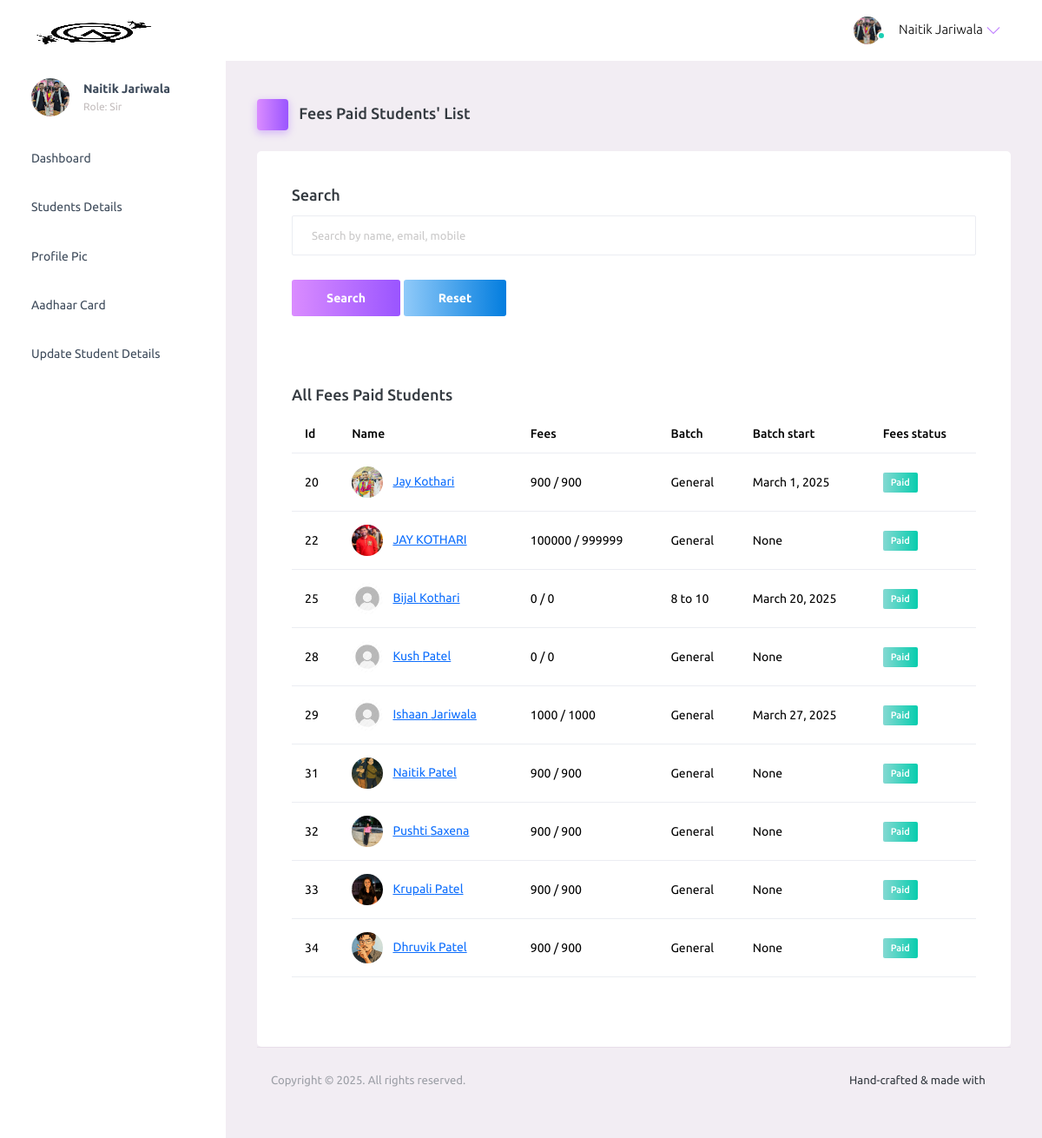
Screenshot of /mentor/fees_paid_list/ (signed in) with the database file from the repository.
### student/models.py (models this page shows, shortened)
class Student(models.Model):
    doc_choice = (
        ('Owner','Owner'),
        ('Sir','Sir'),
        ('Student','Student'),
    )
    first_name = models.CharField(max_length=30)
    last_name = models.CharField(max_length=30)
    birth_date = models.DateField(blank=True, null=True)
    email = models.EmailField(unique=True)
    mobile = models.CharField(max_length=10)
    parent_mobile = models.CharField(max_length=10)
    role = models.CharField(max_length=10, choices=doc_choice, default='Student')
    address = models.TextField()
    password = models.CharField(max_length=30)
    password_reset = models.BooleanField(default=False)
    verified = models.BooleanField(default=False)
    aadhar = models.CharField(max_length=12)
    aadhar_verified = models.BooleanField(default=False)
    aadhar_verified_by = models.CharField(max_length=30,blank=True,null=True)
    profile_qr = models.FileField(upload_to='profile_qr/',default='default/qr.png')
    profile_image = models.FileField(upload_to='profile/', default='default/profile.jpg')
    profile_image_verified = models.BooleanField(default=False)
    fees_amount = models.IntegerField(default=0)
    fees_paid = models.IntegerField(default=0)
    fees_status = models.BooleanField(default=False)
    fees_marker = models.CharField(max_length=30,blank=True,null=True)
    batch_name = models.CharField(max_length=30, blank=True, null=True, default='General')
    batch_start_date = models.DateField(blank=True, null=True)
    batch_end_date = models.DateField(blank=True, null=True)
    created_at = models.DateTimeField(auto_now_add=True)

### mentor/views.py (the view, shortened to what this page needs)
# urls.py: path('fees_paid_list/', views.fees_paid_list, name='fees_paid_list'),
def fees_paid_list(request):
    try:
        student = Student.objects.get(email=request.session['email'])
        if student.role == 'Student':
            return render(request, 'login.html', {'msg': 'You are not authorized to access this page'})
        students = Student.objects.filter(fees_status=True)
        return render(request, 'fees_paid_list.html', {'students': students, 'student': student})
    except:
        return render(request, 'login.html')

### mentor/templates/fees_paid_list.html (shortened to what this page needs)
{% extends 'header.html' %}
{% load static %}
{% block content %}
<div class="main-panel">
  <div class="content-wrapper">
    <div class="page-header">
      <h3 class="page-title">
        <span class="page-title-icon bg-gradient-primary text-white me-2">
          <i class="mdi mdi-home"></i>
        </span> Fees Paid Students' List
      </h3>
    </div>
    <div class="row">
      <div class="col-12 grid-margin">
        <div class="card">
          <div class="card-body">
            <h4 class="card-title">Search</h4>
            <form method="POST" action="{% url 'fees_paid_list' %}">
              <div class="form-group">
                <input type="text" class="form-control" id="search" name="search" placeholder="Search by name, email, mobile">
              </div>
              <button type="submit" class="btn btn-gradient-primary mr-2">Search</button>
              <a href="{% url 'fees_paid_list' %}" class="btn btn-gradient-info">Reset</a>
            </form>
          </div>
    <div class="row">
      <div class="col-12 grid-margin">
        <div class="card">
          <div class="card-body">
            {% if msg %}
            <h4 class="card-title">{{msg}}</h4>
            <h4 class="card-title">Total "<span style="color: rgb(78, 133, 216);">{{students.count}}</span>" results found</h4>
            {% else %}
            <h4 class="card-title">All Fees Paid Students</h4>
            {% endif %}
            <div class="table-responsive">
              <table class="table">
                <thead>
                  <tr>
                    <th> Id </th>
                    <th> Name </th>
                    <th> Fees </th>
                    <th> Batch </th>
                    <th> Batch start </th>
                    <th> Fees status </th>
                  </tr>
                </thead>
                <tbody>
                  {% for one in students %}
                  <tr>
                    <td>{{one.id}}</td>
                    <td>
                      <img src="{{one.profile_image.url}}" style="object-fit: cover;" class="me-2" alt="image"> <a href="{% url 'update_fees_details' one.id %}">{{one.first_name}} {{one.last_name}}</a>
                    </td>
                    <td> {{one.fees_paid}} / {{one.fees_amount}} </td>
                    <td> {{one.batch_name}} </td>
                    <td>{{one.batch_start_date}}</td>
                    <td>
                      {% if one.fees_status %}
                      <label class="badge badge-gradient-success">Paid</label>
                      {% else %}
                      <label class="badge badge-gradient-danger">Unpaid</label>
                      {% endif %}
                    </td>
                  </tr>
                  {% endfor %}
                </tbody>
              </table>
            </div>
          </div>
        </div>
      </div>
    </div>
  </div>
  <footer class="footer">
    <div class="d-sm-flex justify-content-center justify-content-sm-between">
      <span class="text-muted text-center text-sm-left d-block d-sm-inline-block">Copyright © 2025. All rights reserved.</span>
      <span class="float-none float-sm-right d-block mt-1 mt-sm-0 text-center">Hand-crafted & made with <i class="mdi mdi-heart text-danger"></i></span>
    </div>
  </footer>
</div>
{% endblock %}

### mentor/templates/header.html (shortened to what this page needs)
{% load static %}
<!DOCTYPE html>
<html lang="en">
  <head>
    <link rel="stylesheet" href="{% static 'assets/vendors/mdi/css/materialdesignicons.min.css' %}">
    <link rel="stylesheet" href="{% static 'assets/vendors/ti-icons/css/themify-icons.css' %}">
    <link rel="stylesheet" href="{% static 'assets/vendors/css/vendor.bundle.base.css' %}">
    <link rel="stylesheet" href="{% static 'assets/vendors/font-awesome/css/font-awesome.min.css' %}">
    <link rel="stylesheet" href="{% static 'assets/vendors/font-awesome/css/font-awesome.min.css' %}" />
    <link rel="stylesheet" href="{% static 'assets/vendors/bootstrap-datepicker/bootstrap-datepicker.min.css' %}">
    <link rel="stylesheet" href="{% static 'assets/css/style.css' %}">
  </head>
  <body>
    {% if student.role == "Sir" or student.role == "Owner" %}
    <div class="container-scroller">
      <nav class="navbar default-layout-navbar col-lg-12 col-12 p-0 fixed-top d-flex flex-row">
        <div class="text-center navbar-brand-wrapper d-flex align-items-center justify-content-center" style="object-fit: cover; overflow: hidden; ">
          <a class="navbar-brand brand-logo" href="{% url 'mentor-index' %}"><img src="{% static 'assets/images/logo.png' %}" alt="logo"  /></a>
        </div>
        <div class="navbar-menu-wrapper d-flex align-items-stretch">
          <button class="navbar-toggler navbar-toggler align-self-center" type="button" data-toggle="minimize">
            <span class="mdi mdi-menu"></span>
          </button>
          <ul class="navbar-nav navbar-nav-right">
            <li class="nav-item nav-profile dropdown">
              <a class="nav-link dropdown-toggle" id="profileDropdown" href="#" data-bs-toggle="dropdown" aria-expanded="false">
                <div class="nav-profile-img">
                  <img src="{{student.profile_image.url}}" style="object-fit: cover;" alt="image">
                  <span class="availability-status online"></span>
                </div>
                <div class="nav-profile-text">
                  <p class="mb-1 text-black">{{student.first_name}} {{student.last_name}}</p>
                </div>
              </a>
            </li>
          </ul>
        </div>
      </nav>
      <div class="container-fluid page-body-wrapper">
        <nav class="sidebar sidebar-offcanvas" id="sidebar">
          <ul class="nav">
            <li class="nav-item nav-profile">
              <a href="#" class="nav-link">
                <div class="nav-profile-image">
                  <img src="{{student.profile_image.url}}" style="object-fit: cover;" alt="profile" />
                </div>
                <div class="nav-profile-text d-flex flex-column">
                  <span class="font-weight-bold mb-2">{{student.first_name}} {{student.last_name}}</span>
                  <span class="text-secondary text-small">Role: {{student.role}}</span>
                </div>
                <i class="mdi mdi-bookmark-check text-success nav-profile-badge"></i>
              </a>
            </li>
            <li class="nav-item">
              <a class="nav-link" href="{% url 'mentor-index' %}">
                <span class="menu-title">Dashboard</span>
                <i class="mdi mdi-home menu-icon"></i>
              </a>
            </li>
            <li class="nav-item">
              <a class="nav-link" data-bs-toggle="collapse" href="#ui-basic" aria-expanded="false" aria-controls="ui-basic">
                <span class="menu-title">Students Details</span>
                <i class="menu-arrow"></i>
                <i class="mdi mdi-contacts menu-icon"></i>
              </a>
            </li>
            <li class="nav-item">
              <a class="nav-link" data-bs-toggle="collapse" href="#icons" aria-expanded="false" aria-controls="icons">
                <span class="menu-title">Profile Pic</span>
                <i class="mdi mdi-contacts menu-icon"></i>
              </a>
            </li>
            <li class="nav-item">
              <a class="nav-link" data-bs-toggle="collapse" href="#forms" aria-expanded="false" aria-controls="forms">
                <span class="menu-title">Aadhaar Card</span>
                <i class="mdi mdi-format-list-bulleted menu-icon"></i>
              </a>
            </li>
            <li class="nav-item">
              <a class="nav-link" data-bs-toggle="collapse" href="#charts" aria-expanded="false" aria-controls="charts">
                <span class="menu-title">Update Student Details</span>
                <i class="mdi mdi-chart-bar menu-icon"></i>
              </a>
            </li>
          </ul>
        </nav>
        {% block content %}
        {% endblock %}
      </div>
    </div>
    {% endif %}
  </body>
</html>

### rows the page displays
Student: profile_image (picture), first_name "Naitik", last_name "Jariwala", role "Sir"
Student: id "20", profile_image (picture), first_name "Jay", last_name "Kothari", fees_paid "900", fees_amount "900", batch_name "General", batch_start_date "March 1, 2025", fees_status "Paid"
Student: id "22", profile_image (picture), first_name "JAY", last_name "KOTHARI", fees_paid "100000", fees_amount "999999", batch_name "General", batch_start_date "None", fees_status "Paid"
Student: id "25", profile_image (placeholder picture), first_name "Bijal", last_name "Kothari", fees_paid "0", fees_amount "0", batch_name "8 to 10", batch_start_date "March 20, 2025", fees_status "Paid"
Student: id "28", profile_image (placeholder picture), first_name "Kush", last_name "Patel", fees_paid "0", fees_amount "0", batch_name "General", batch_start_date "None", fees_status "Paid"
Student: id "29", profile_image (placeholder picture), first_name "Ishaan", last_name "Jariwala", fees_paid "1000", fees_amount "1000", batch_name "General", batch_start_date "March 27, 2025", fees_status "Paid"
Student: id "31", profile_image (picture), first_name "Naitik", last_name "Patel", fees_paid "900", fees_amount "900", batch_name "General", batch_start_date "None", fees_status "Paid"
Student: id "32", profile_image (picture), first_name "Pushti", last_name "Saxena", fees_paid "900", fees_amount "900", batch_name "General", batch_start_date "None", fees_status "Paid"
Student: id "33", profile_image (picture), first_name "Krupali", last_name "Patel", fees_paid "900", fees_amount "900", batch_name "General", batch_start_date "None", fees_status "Paid"
Student: id "34", profile_image (picture), first_name "Dhruvik", last_name "Patel", fees_paid "900", fees_amount "900", batch_name "General", batch_start_date "None", fees_status "Paid"
